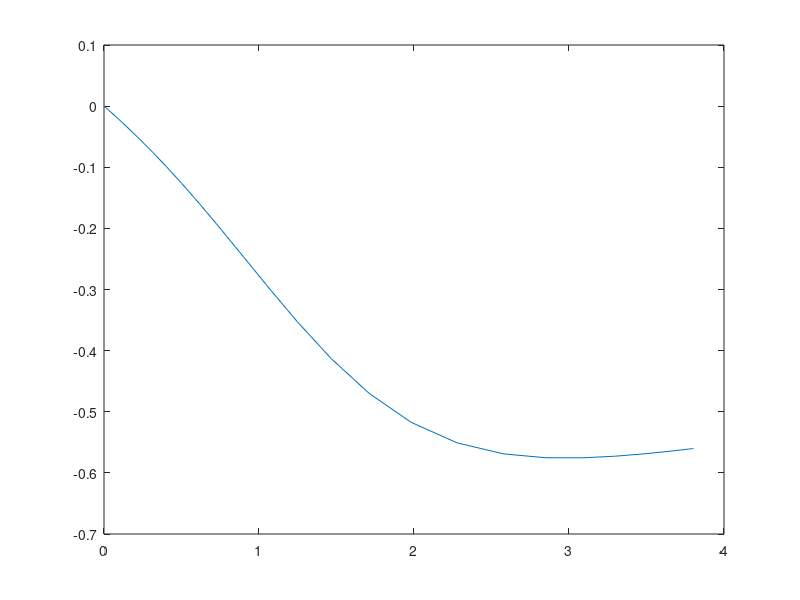

The MATLAB script that drew this image: (Note: this script raises an error after producing the figure.)
%%
clear;
clc;
Vt=sqrt(0.2^2+0.1^2);
R0=sqrt(1^2+1.2^2);
theta0=atan(2);
alphat=-pi/12;
%Vr0=Vt*cos(at-theta0)-Vp*cos(d);
%Vtheta0=Vt*sin(at-theta0)-Vp*sin(d);
lambda=5;
Kd=2;
Kp=1;
ati=0.1;
atj=0.2;
a_angle=atan2(atj,ati);


f=@(t,y)[y(6)*cos(y(5)-y(2))-y(3)*cos(y(4)-y(2));
       (y(6)*sin(y(5)-y(2))-y(3)*sin(y(4)-y(2)))/y(1);       
       ( lambda*((y(6)*sin(y(5)-y(2))-y(3)*sin(y(4)-y(2)))^2)/y(1) +cos(y(2))*ati+ sin(y(2))*atj )*cos(y(4)-y(2))   +  ((-lambda*(y(6)*cos(y(5)-y(2))-y(3)*cos(y(4)-y(2)))*(y(6)*sin(y(5)-y(2))-y(3)*sin(y(4)-y(2))))/y(1) -sin(y(2))*ati + cos(y(2))*atj)*sin(y(4)-y(2));
       ( -( lambda*((y(6)*sin(y(5)-y(2))-y(3)*sin(y(4)-y(2)))^2)/y(1) +cos(y(2))*ati+ sin(y(2))*atj )*sin(y(4)-y(2))   +  ((-lambda*(y(6)*cos(y(5)-y(2))-y(3)*cos(y(4)-y(2)))*(y(6)*sin(y(5)-y(2))-y(3)*sin(y(4)-y(2))))/y(1) -sin(y(2))*ati + cos(y(2))*atj)*cos(y(4)-y(2)))/y(3);
       sqrt(ati*ati+atj*atj)*sin(a_angle-y(2))/y(6);
       sqrt(ati*ati+atj*atj)*cos(a_angle-y(2))
       y(6)*cos(y(5));
       y(6)*sin(y(5));
         ];
     [t y]=ode23(f,[0 10],[R0 theta0 0.1 0 alphat Vt 0 0]);
 


%% CT-MODE
Kd=2;
l=1;
q=1;
Vtheta=Vt*sin(alphat-y(:,2))-y(:,3).*sin(y(:,4)-y(:,2));
rdot=y(:,6).*cos(y(:,5)-y(:,2))-y(:,3).*cos(y(:,4)-y(:,2));
for k=1:1:length(Vtheta)
    if(abs(Vtheta(k))<0.01*max(abs(Vtheta)) && l==1)
        Index1=k;
        l=l+1;   
    end
    if(abs(y(k,1))<0.001*max(abs(y(:,1))) && q==1)
        Index2=k;
        q=q+1;   
    end
    
end
plot(t,rdot);
hold on;
%plot(t,y(:,1));

%plot(t(Index1),y(Index1,1),'o');
plot(t(Index1),rdot(Index1),'o');

%plot(t(Index2),y(Index2,1),'o');
plot(t(Index2),rdot(Index2),'o');
%% 
T_t=t(Index1)-y(Index1,1)/(rdot(Index1)+Kd*y(Index1,1)/2);
pred=[];
y10=[];
t10=[];
plot(0,0);
hold on;
Kd=0.2;
Kp=0.01;
prediction=[];
plot([-0.5 2],[0 0],'black');
plot([0 0],[-0.14 0.02],'black');
for k=Index1:1:Index2
    if(-y(k,1)/(rdot(k)+Kd*y(k,1)/2)>0)
    pred=[pred;-y(k,1)/(rdot(k)+Kd*y(k,1)/2)];
    %plot(k,-y(k,1)/(rdot(k)+Kd*y(k,1)/2),'o');
    pause(0.1);
    end
    opt=Index1+5;
    f=@(t1,y1)[y1(2); -Kd*y1(2)-Kp*y1(1)];

    [t1 y1]=ode45(f,[0 50],[y(k,1) rdot(k)]);
    hold on;
    plot(y(Index1,1),rdot(Index1),'o');
    plot(y(1:k,1),rdot(1:k))
    plot(y1(:,1),y1(:,2))
    xlabel('r(m)'); ylabel('v(m/s)')
    if(k>=opt)
        plot(y(opt,1),rdot(opt),'o');
    end
    pause(2);
    q=1;
    time=0;
    for i=1:1:length(t1)
        if(abs(y1(i,1)<0.01) && abs(y1(i,2)<0.01) && q==1)
            time=t1(i);
            q=2;
        end
    
    end
    if (time~=0)
    prediction=[prediction t(k)+time];
    end
    t(k)
    time
end
%plot(t(Index+1:length(t)),pred);

%% ploting of trajectory
%for i=2:1:length(t)
%Xt(i)=Xt(1)+Vt*t(i)*cos(at);
%Yt(i)=Yt(1)+Vt*t(i)*sin(at);
%end
%Xt=y(:,1).*cos(y(:,2));
%Yt=y(:,1).*sin(y(:,2));
pause(5);
Xt=y(:,7);
Yt=y(:,8);
Xp=Xt-y(:,1).*cos(y(:,2));
Yp=Yt-y(:,1).*sin(y(:,2));;
%xlim([0 3000]);
%ylim([0 3000]);
%Xp=y(:,3).*cos(y(:,4));
%Yp=y(:,3).*sin(y(:,4));

for i=1:1:length(Xt)

plot(Xt(1:i),Yt(1:i),'r');
hold on;
plot(Xp(1:i),Yp(1:i),'b');
plot(Xt(i),Yt(i),'o');
plot(Xp(i),Yp(i),'o');
xlabel('x'); ylabel('y')

pause(0.1);
hold off;
end
